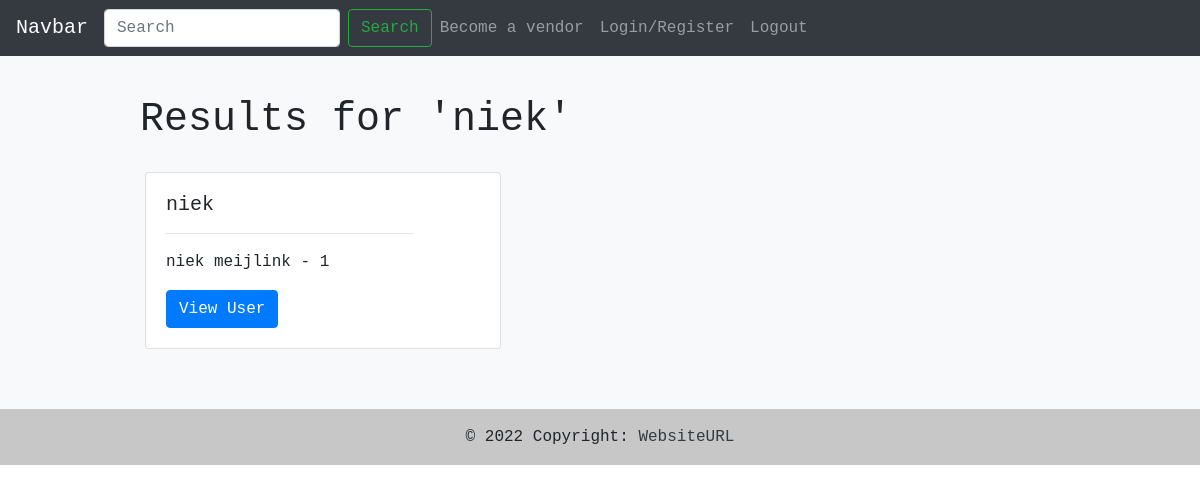
Screenshot of /user/niek/ (signed in) with the database file from the repository.
### tables this page shows
CREATE TABLE user(
    id INTEGER PRIMARY KEY AUTOINCREMENT,
    
    name varchar(24) NOT NULL UNIQUE,
    pfp varchar(64),
    banner varchar(64),

    first_name varchar(24),
    last_name varchar(24),
    passwordHash BINARY(64) NOT NULL,
    email varchar(319) UNIQUE,
    
    token varchar(64) UNIQUE, -- Should have more stuff like age etc.

    isSeller BOOLEAN DEFAULT 0, --0 = False and 1 is True
    privacy BOOLEAN DEFAULT 0,
    isAdmin BOOLEAN DEFAULT 0,
    isMod BOOLEAN DEFAULT 0
);

### views.py (the view)
def userlookupView(user): #* This is the most basic version i can make
    user_ = userhandle.isLoggedIn(session) # Check if the session data is valid
    if user_ == []: return redirect(url_for('logout'))
    if user == '*': user = ''
    users = database.read('user', 'pfp, name, first_name, last_name, isSeller', f'WHERE name LIKE "%{user}%"')
    return render_template('user_lookup.html', users=users, search=user)

### handles/databaseHandle.py (called while the page is built)
    def read(self, tables, rows, specification=''):
        self.cursor.execute(f'SELECT {rows} FROM {tables} {specification}')
        rows = self.cursor.fetchall()
        return rows #! Returns every row even if you should not be able to see it

### handles/incryptionHandle.py (called while the page is built)
def checkHash(check: str, hash: str):
    return bcrypt.checkpw(check.encode('utf-8'), base64.b64decode(hash))

### handles/userHandle.py (called while the page is built)
    def isLoggedIn(self, session):
        if 'token' not in session or 'id' not in session: return []
        token, id = session['token'], session['id']
        try:
            user = self.database.read(tables='user', rows='id, token, isAdmin, email', specification=f'WHERE id="{id}"')[0] # Get the user with the same id
        except IndexError: return []
        if not checkHash(user[1], token): return [] # Check if the token is valid #!Not sure if the [0] is needed
        return user

### templates/user_lookup.html (shortened to what this page needs)
{% extends 'main.html' %}
{% block content %}
<section class="bg-light section-light-var">
    <div>
        <h1>Results for '{{search}}'</h1>
        <div class="row" style="width: auto;">
            {% for user in users %}
                <div class="col-sm-6">
                    <div class="card">
                        <div class="card-body">
                            <h5 class="card-title">{{user[1]}}</h5>
                            <hr>
                            <p class="card-text">{{user[2]}} {{user[3]}} - {{user[4]}}</p>
                            <a href="#" class="btn btn-primary">View User</a>
                        </div>
                    </div>
                </div>
            {% endfor %}
        </div>
    </div>
</section>
{% endblock %}

### templates/main.html (shortened to what this page needs)
<!DOCTYPE html>
<html lang="en-us">
    <head>
        <link rel="stylesheet" href="https://cdn.jsdelivr.net/npm/bootstrap@4.3.1/dist/css/bootstrap.min.css">
        <link rel="stylesheet" href="/static/css/main.css">
    </head>
    <body>
        <nav class="navbar navbar-expand-lg navbar-dark bg-dark">
            <a class="navbar-brand" href="#">Navbar</a>
            <div class="collapse navbar-collapse" id="navbarSupportedContent">
                <form class="form-inline my-2 my-lg-0">
                    <input class="form-control mr-sm-2" type="search" placeholder="Search" aria-label="Search">
                    <button class="btn btn-outline-success my-2 my-sm-0" type="submit">Search</button>
                </form>
                <ul class="navbar-nav mr-auto">
                    <li class="nav-item"><a class="nav-link" onclick="showPopup()">Become a vendor</a></li>
                    <li class="nav-item"><a class="nav-link" href="/login/">Login/Register</a></li>
                    <li class="nav-item"><a class="nav-link" href="/logout/">Logout</a></li>
                </ul>
            </div>
        </nav>
        {% block content %}
        {% endblock %}
        <footer class="bg-light text-center text-lg-start">
            <div class="text-center p-3 copyright">
                © 2022 Copyright:
                <a class="text-dark" href="#">WebsiteURL</a>
            </div>
        </footer>
    </body>
</html>

### static/css/main.css (style rules this page uses)
* { font-family: 'Courier New', monospace !important; }
.copyright { background-color: rgba(0, 0, 0, 0.2); }
.section-light-var { height: auto; display: flex; justify-content: center; align-items: center; padding-top: 20px; padding-bottom: 20px; }
.section-light-var div { width: 80%; padding: 20px; }
.section-light-var div div { padding: 10px; }

### rows the page displays
user: name "niek", first_name "niek", last_name "meijlink", isSeller "1"

### other values shown
{{ search }} "niek"
